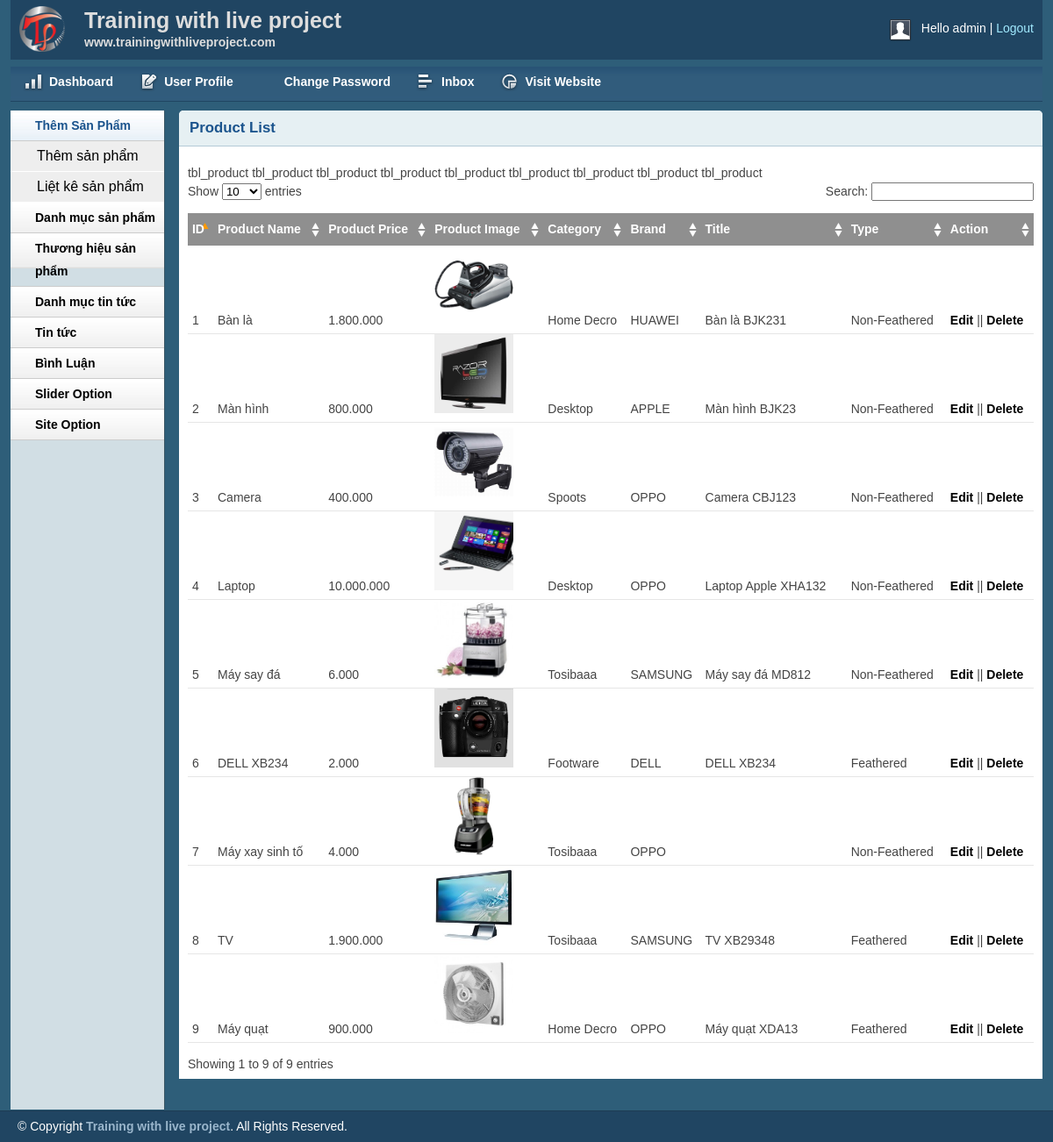
The page /admin/productlist.php (signed in) on the database its author committed.
### tables this page shows
CREATE TABLE `tbl_product` (
  `productId` int(11) UNSIGNED NOT NULL,
  `productName` tinytext NOT NULL,
  `catId` int(11) UNSIGNED NOT NULL,
  `brandId` int(11) UNSIGNED NOT NULL,
  `product_desc` text NOT NULL,
  `type` int(11) NOT NULL,
  `price` varchar(255) NOT NULL,
  `image` varchar(255) NOT NULL,
  `title` varchar(255) NOT NULL
);

CREATE TABLE `tbl_category` (
  `catId` int(11) UNSIGNED NOT NULL,
  `catName` varchar(255) NOT NULL
);

CREATE TABLE `tbl_brand` (
  `brandId` int(11) UNSIGNED NOT NULL,
  `brandName` varchar(255) NOT NULL
);

### lib/session.php (called while the page is built, shortened)
<?php
class Session
{
   public static function get($key)
   {
      if (isset($_SESSION[$key])) {
         return $_SESSION[$key];
      } else {
         return false;
      }
   }
}

### lib/database.php (called while the page is built, shortened)
<?php
class Database
{
  public $host   = DB_HOST;
  public $user   = DB_USER;
  public $pass   = DB_PASS;
  public $dbname = DB_NAME;
  public $link;
  private function connectDB()
  {
    $this->link = new mysqli(
      $this->host,
      $this->user,
      $this->pass,
      $this->dbname
    );
  }
  public function select($query)
  {
    $result = $this->link->query($query) or
      die($this->link->error . __LINE__);
    if ($result->num_rows > 0) {
      return $result;
    } else {
      return false;
    }
  }
}

### classes/product.php (called while the page is built, shortened)
<?php
$filepath = realpath(dirname(__FILE__));
include_once($filepath . '/../lib/database.php');
include_once($filepath . '/../helpers/format.php');
?>
<?php
class product
{
    private $db;
    public function __construct()
    {
        $this->db = new Database();
    }
    public function show_product()
    {
        $query = "SELECT tbl_product.*, tbl_category.catName,tbl_brand.brandName
        FROM tbl_product INNER JOIN tbl_category ON tbl_product.catId = tbl_category.catId
        INNER JOIN tbl_brand ON tbl_product.brandId = tbl_brand.brandId
        ORDER BY tbl_product.productId DESC";
        $result = $this->db->select($query);
        return $result;
    }
}
?>

### helpers/format.php (called while the page is built, shortened)
<?php
class Format
{
   public function format_currency($n = 0)
   {
      $n = (string)$n;
      $n = strrev($n);
      $res = '';
      for ($i = 0; $i < strlen($n); $i++) {
         if ($i % 3 == 0 && $i != 0) {
            $res .= '.';
         }
         $res .= $n[$i];
      }
      $res = strrev($res);
      return $res;
   }
}

### admin/productlist.php (the view, shortened to what this page needs)
<?php include 'inc/header.php';?>
<?php include 'inc/sidebar.php';?>
<?php include_once '../classes/product.php'; ?>
<?php include_once '../helpers/format.php'; ?>
<?php
	$pd = new Product();
	$fm = new Format();
?>
<div class="grid_10">
    <div class="box round first grid">
        <h2>Product List</h2>
        <div class="block">
            <table class="data display datatable" id="example">
			<thead>
				<tr>
					<th>ID</th>
					<th>Product Name</th>
					<th>Product Price</th>
					<th>Product Image</th>
					<th>Category</th>
					<th>Brand</th>
					<th>Title</th>
					<th>Type</th>
					<th>Action</th>
				</tr>
			</thead>
			<tbody>
				<?php
					$pdlist = $pd->show_product();
					if($pdlist){
						$i = 0;
						while($result = $pdlist->fetch_assoc()){
							$i++;
				?>
				<tr class="odd gradeX">
					<td><?php echo $i?></td>
					<td><?php echo $result['productName']?></td>
					<td><?php echo $fm->format_currency($result['price'])?></td>
					<td><img src="uploads/<?php echo $result['image']?> " width="90"> </td>
					<td><?php echo $result['catName']?></td>
					<td><?php echo $result['brandName']?></td>
					<td><?php echo $result['title']?></td>
					<td><?php
							if($result['type']==0){
								echo'Feathered';
							}else{
								echo'Non-Feathered';
							}
					?></td>
					<td><a href="productedit.php?productid=<?php echo $result['productId']?>">Edit</a> || <a href="?productid=<?php echo $result['productId']?>">Delete</a></td>
				</tr>tbl_product
				<?php
					}
				}
				?>
			</tbody>
		</table>
       </div>
    </div>
</div>
<?php include 'inc/footer.php';?>

### admin/inc/header.php (shortened to what this page needs)
<?php
include '../lib/session.php';
?>
<!DOCTYPE html>
<html>
<head>
    <link rel="stylesheet" href="https://cdnjs.cloudflare.com/ajax/libs/font-awesome/5.15.3/css/all.min.css" />
    <link rel="stylesheet" type="text/css" href="css/reset.css" media="screen" />
    <link rel="stylesheet" type="text/css" href="css/text.css" media="screen" />
    <link rel="stylesheet" type="text/css" href="css/grid.css" media="screen" />
    <link rel="stylesheet" type="text/css" href="css/layout.css" media="screen" />
    <link rel="stylesheet" type="text/css" href="css/nav.css" media="screen" />
    <link href="css/table/demo_page.css" rel="stylesheet" type="text/css" />
</head>
<body>
    <div class="container_12">
        <div class="grid_12 header-repeat">
            <div id="branding">
                <div class="floatleft logo">
                    <img src="img/livelogo.png" alt="Logo" />
                </div>
                <div class="floatleft middle">
                    <h1>Training with live project</h1>
                    <p>www.trainingwithliveproject.com</p>
                </div>
                <div class="floatright">
                    <div class="floatleft">
                        <img src="img/img-profile.jpg" alt="Profile Pic" />
                    </div>
                    <div class="floatleft marginleft10">
                        <ul class="inline-ul floatleft">
                            <li>Hello <?php echo Session::get('adminName') ?></li>
                            <li><a href="?action=logout">Logout</a></li>
                        </ul>
                    </div>
                </div>
            </div>
        </div>
        <div class="grid_12">
            <ul class="nav main">
                <li class="ic-dashboard"><a href="index.php"><span>Dashboard</span></a> </li>
                <li class="ic-form-style"><a href=""><span>User Profile</span></a></li>
                <li class="ic-typography"><a href="changepassword.php"><span>Change Password</span></a></li>
                <li class="ic-grid-tables"><a href="inbox.php"><span>Inbox</span></a></li>
                <li class="ic-charts"><a href="../index.php"><span>Visit Website</span></a></li>
            </ul>
        </div>

### admin/inc/sidebar.php (shortened to what this page needs)
<div class="grid_2">
    <div class="box sidemenu">
        <div class="block" id="section-menu">
            <ul class="section menu">
                <li><a class="menuitem">Thêm Sản Phẩm</a>
                    <ul class="submenu">
                        <li><a href="productadd.php">Thêm sản phẩm</a> </li>
                        <li><a href="productlist.php">Liệt kê sản phẩm</a> </li>
                    </ul>
                </li>
                <li><a class="menuitem">Danh mục sản phẩm</a>
                </li>
                <li><a class="menuitem">Thương hiệu sản phẩm</a>
                </li>
                <li><a class="menuitem">Danh mục tin tức</a>
                </li>
                <li><a class="menuitem">Tin tức</a>
                </li>
                <li><a class="menuitem">Bình Luận</a>
                </li>
                <li><a class="menuitem">Slider Option</a>
                </li>
                <li><a class="menuitem">Site Option</a>
                </li>
            </ul>
        </div>
    </div>
</div>

### admin/inc/footer.php (shortened to what this page needs)
    </div>
    <div id="site_info">
        <p>
         &copy; Copyright <a href="http://trainingwithliveproject.com">Training with live project</a>. All Rights Reserved.
        </p>
    </div>
</body>
</html>

### admin/css/layout.css (style rules this page uses)
body { background: #fff none repeat scroll 0 0; color: #444; font-size: 14px; padding: 0; }
.floatleft { float: left; }
.logo img { margin-top: -15px; width: 52px; }
.middle { margin-left: 22px; margin-top: -14px; }
.middle h1 { color: #ddd; margin: 0 }
.middle p { color: #ddd; margin: 0; font-weight: bold; }
.floatright { float: right; }
.inline-ul li { display: inline; color: #fff; }
.marginleft10 { margin-left: 10px; }
a { color: #000; font-weight: bold; text-decoration: none; }
.container_12, .container_16 { background: #2E5E79; }
h1, h2, h3, h4, h5, h6 { line-height: 1.2em; margin-bottom: .3em; }
h2 { margin-top: 1em; }
#branding { font-weight: normal; margin-bottom: 0; padding: 22px 10px 3px; text-align: left; }
.header-repeat { background: url(../img/header-repeat.jpg) repeat-x; }
#branding a { color: #A1EAFF; font-weight: normal; }
#branding a:before { content: " | "; color: #fff; }
#branding ul, #branding ul li { margin: 0px; padding: 0px; }
#branding li { padding: 0px 0px 0px 0px !important; }
.box { background: #fff; margin-bottom: 20px; padding: 10px 10px 10px 10px; margin-left: -8px; }
.box.grid { padding-bottom: 40px; }
.box.round { -moz-border-radius: 5px 5px 0px 0px; -webkit-border-radius: 5px 5px 0px 0px; border-radius: 5px 5px 0px 0px; }
.box h2 { font-size: 1.2em; font-weight: bold; color: #1B548D; background: #E6F0F3; margin: -10px -10px 0 -10px; padding: 10px 12px; border-bottom: 1px solid #B3CBD6; -moz-border-radius: 5px 5px 0px 0px; -webkit-border-radius: 5px 5px 0px 0px; border-radius: 5px 5px 0px 0px; }
.box.first { min-height: 406px; }
.block { padding-top: 20px; }
.box.sidemenu { background-color: #D1DEE4; border-right: 1px solid #3A5665; padding: 0px; margin: 0px; cursor: pointer; }
.box.sidemenu .block { padding-top: 0px; margin-top: 0px; }
p { margin-bottom: 1em; }
ul, ol { padding-top: 0; }
ul.menu { list-style: none; border-top: 1px solid #bbb; }
ul.menu li { margin: 0; }
ul.menu li a { display: block; padding: 4px 10px; border-bottom: 1px solid #ccc; }
ul.menu ul { list-style: none; margin: 0; }
ul.menu ul li a { padding-left: 30px; }
ul.section { border-top: 0; margin-bottom: 0; }
ul.section li a { background: url(../img/sidemenu-repeat.jpg) repeat-x; line-height: 26px; padding-left: 28px; }
ul.section li li a { background: #ddd; border-bottom: 1px solid #eee; }
ul.section ul li { text-transform: none; }
ul.section ul.current li a { background: #eee none repeat scroll 0 0; border-bottom: 1px solid #fff; font-size: 16px; font-weight: normal; }
ul.section li a.current { color: #1B548D; background: url(../img/sidemenu-repeat-hover.jpg) repeat-x; }
#site_info { color: #fff; background: #204562; border-top: 1px solid #1d3b53; padding-left: 20px; }
#site_info p { line-height: 35px; margin-bottom: 0px; }
#site_info a { color: #9ab6cc; }
.block { padding-bottom: 1px; }
table.display { margin: 0 auto; clear: both; width: 100%; }
.sorting_asc { background: #8f8f8f url(../img/table/sort_asc.png) no-repeat center right; padding: 8px 5px; text-align: left; color: #fff; }
.sorting { background: #8f8f8f url(../img/table/sort_both.png) no-repeat center right; padding: 8px 5px; text-align: left; color: #fff; }
tr.odd { height: 30px; line-height: 30px; border-bottom: 1px solid #e6e6e6; }
tr.even { height: 30px; line-height: 30px; border-bottom: 1px solid #e6e6e6; }
tr.odd td, tr.even td { padding-left: 5px; }

### rows shown on the page
tbl_product: productName "Bàn là", price "1.800.000", image (picture), catId.catName "Home Decro", brandId.brandName "HUAWEI", title "Bàn là BJK231", type "Non-Feathered"
tbl_product: productName "Màn hình", price "800.000", image (picture), catId.catName "Desktop", brandId.brandName "APPLE", title "Màn hình BJK23", type "Non-Feathered"
tbl_product: productName "Camera", price "400.000", image (picture), catId.catName "Spoots", brandId.brandName "OPPO", title "Camera CBJ123", type "Non-Feathered"
tbl_product: productName "Laptop", price "10.000.000", image (picture), catId.catName "Desktop", brandId.brandName "OPPO", title "Laptop Apple XHA132", type "Non-Feathered"
tbl_product: productName "Máy say đá", price "6.000", image (picture), catId.catName "Tosibaaa", brandId.brandName "SAMSUNG", title "Máy say đá MD812", type "Non-Feathered"
tbl_product: productName "DELL XB234", price "2.000", image (picture), catId.catName "Footware", brandId.brandName "DELL", title "DELL XB234", type "Feathered"
tbl_product: productName "Máy xay sinh tố", price "4.000", image (picture), catId.catName "Tosibaaa", brandId.brandName "OPPO", type "Non-Feathered"
tbl_product: productName "TV", price "1.900.000", image (picture), catId.catName "Tosibaaa", brandId.brandName "SAMSUNG", title "TV XB29348", type "Feathered"
tbl_product: productName "Máy quạt", price "900.000", image (picture), catId.catName "Home Decro", brandId.brandName "OPPO", title "Máy quạt XDA13", type "Feathered"

### other values the page prints
Session::get('adminName') "admin"
